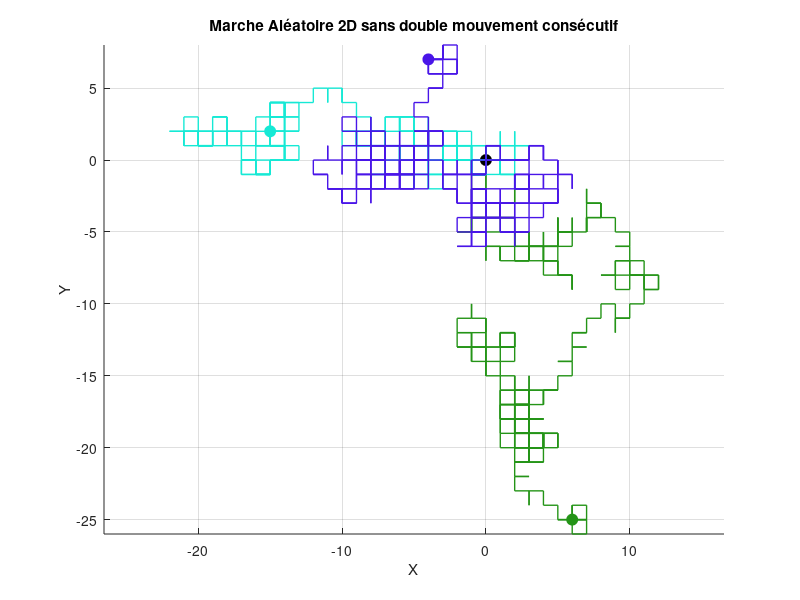
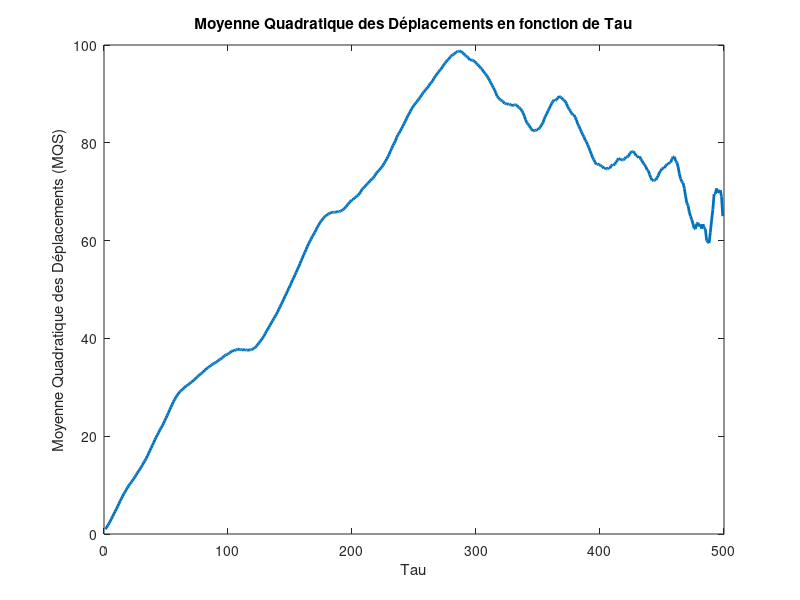
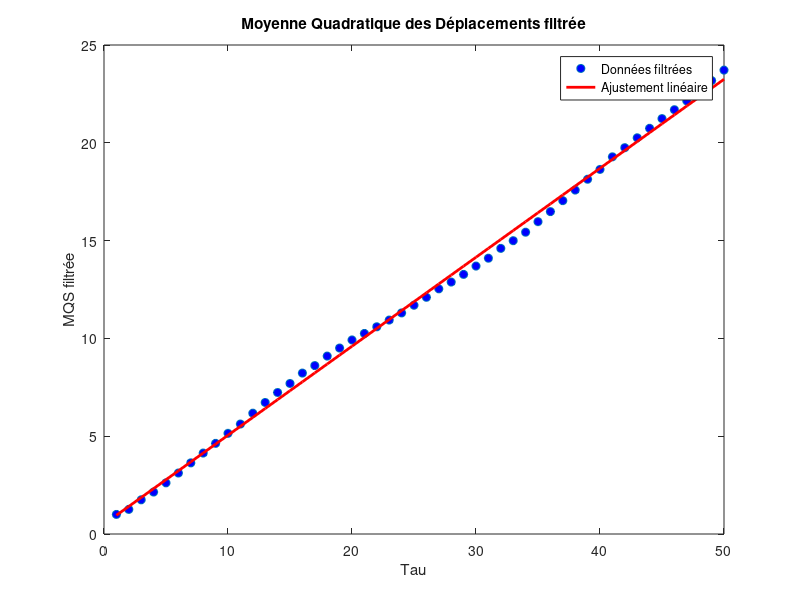

Here is the MATLAB script that generated these plots, in order:
clear all; close all; clc;

N = 3; % Nombre de simulations
T = 500; % Nombre de pas
deltaX = 1;
deltaY = 1;
d = 2;

X = zeros(T, N);
Y = zeros(T, N);

prev_direction = randi(4, 1, N); % Initialiser une direction aléatoire au départ

% Couleurs pour affichage
colors = rand(N, 3);

figure;
hold on;
plot(0, 0, 'ko', 'MarkerSize', 8, 'MarkerFaceColor', 'k'); % Origine
xlabel('X'); ylabel('Y');
title('Marche Aléatoire 2D sans double mouvement consécutif');
grid on; axis equal;

for t = 2:T  
    X(t, :) = X(t-1, :);
    Y(t, :) = Y(t-1, :); % On initialise à la position précédente
    
    % Générer une nouvelle direction différente de la précédente
    directions(t, :) = randi(4, 1, N);

    while any(directions(t, :) == directions(t-1, :)) 
        directions(t, directions(t, :) == directions(t-1, :)) = ...
            randi(4, 1, sum(directions(t, :) == directions(t-1, :)));
    end

    % Mise à jour de la position selon la direction
    X(t, directions(t, :) == 1) = X(t, directions(t, :) == 1) + deltaX;
    X(t, directions(t, :) == 2) = X(t, directions(t, :) == 2) - deltaX;
    Y(t, directions(t, :) == 3) = Y(t, directions(t, :) == 3) + deltaY;
    Y(t, directions(t, :) == 4) = Y(t, directions(t, :) == 4) - deltaY;
end


% Affichage final des trajectoires
for i = 1:N
    plot(X(:, i), Y(:, i), 'LineWidth', 1, 'Color', colors(i, :));
    plot(X(end, i), Y(end, i), 'o', 'MarkerFaceColor', colors(i, :), ...
        'MarkerEdgeColor', colors(i, :), 'MarkerSize', 8);
end

X_d = X(:, N); % Coordonnées X
Y_d = Y(:, N); % Coordonnées Y

% Initialisation du vecteur de MQS (Moyenne Quadratique des déplacements)
MQS = zeros(T-1, 1);

% Calcul de la MQS pour chaque valeur de tau
for tau = 1:T-1  % Tau varie de 1 à T-1
    sum_MQS = 0;  % Initialiser la somme des déplacements au carré pour ce tau

    % Calcul des déplacements pour chaque valeur de tau
    for t = 1:(T-tau)  % On commence à t=1 et on fait des pas de tau jusqu a T-tau
        % Calcul des différences au carré
        sum_MQS = sum_MQS + (X_d(t + tau) - X_d(t))^2 + (Y_d(t + tau) - Y_d(t))^2;
    end
    
    % Calcul de la moyenne quadratique des déplacements pour ce tau
    MQS(tau) = sum_MQS / (T - tau);
end

% Tracé de la MQS en fonction de tau
figure;
plot(1:T-1, MQS, 'LineWidth', 2);
xlabel('Tau');
ylabel('Moyenne Quadratique des Déplacements (MQS)');
title('Moyenne Quadratique des Déplacements en fonction de Tau');

indices_tau = find((1:T-1) >= 0 & (1:T-1) <= 50); 
tau_filtered = indices_tau;  
MQS_filtered = MQS(indices_tau); 

% Ajustement linéaire
p = polyfit(tau_filtered, MQS_filtered, 1);
pente = p(1);

% Calcul du coefficient de diffusion
Diff = pente / (2 * d);

% Tracé du MDS filtré
figure;
plot(tau_filtered, MQS_filtered, 'o', 'MarkerFaceColor', 'b'); 
hold on;
plot(tau_filtered, polyval(p, tau_filtered), 'r-', 'LineWidth', 2); 
xlabel('Tau');
ylabel('MQS filtrée');
title('Moyenne Quadratique des Déplacements filtrée');
legend('Données filtrées', 'Ajustement linéaire');
hold off;
